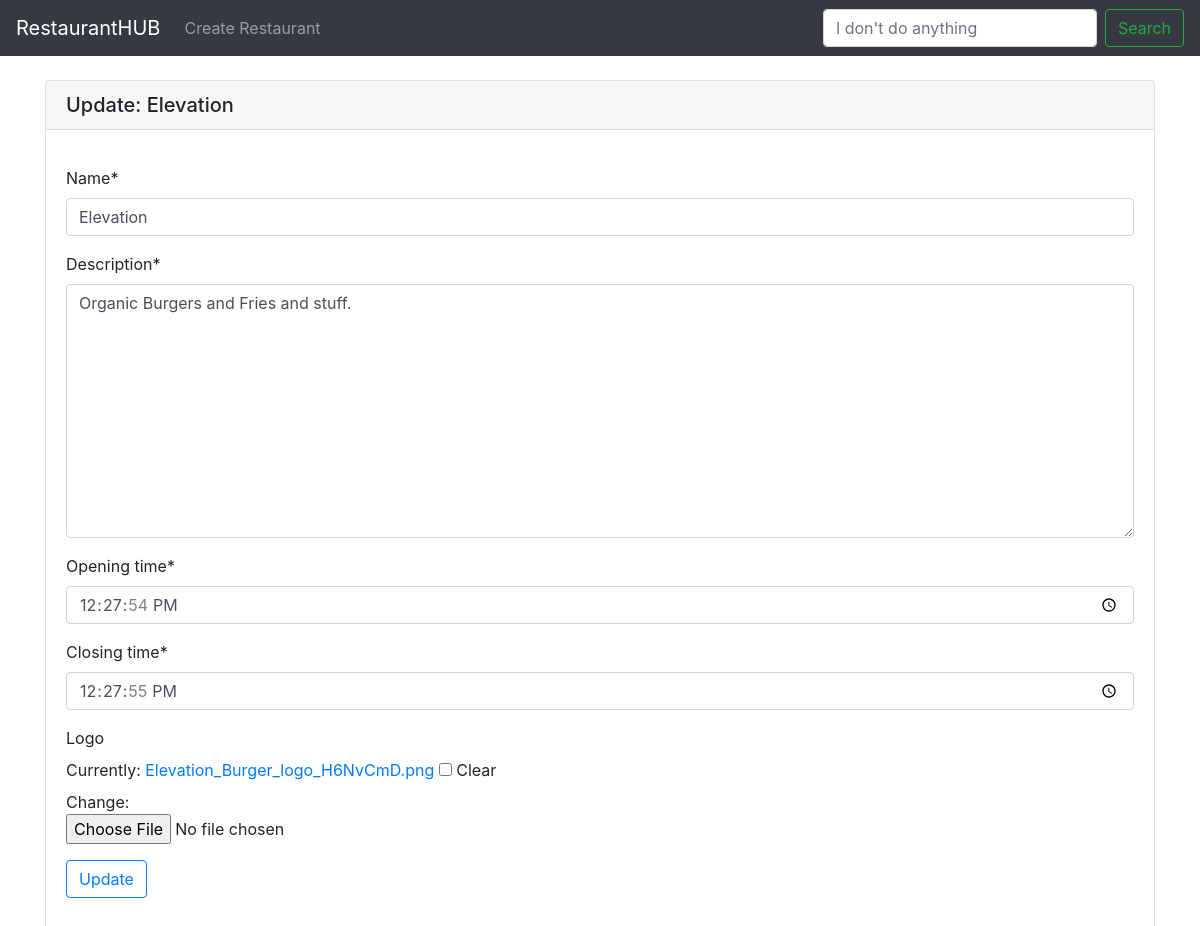
/restaurants/update/2/, run on the app's committed database.
### restaurants/models.py (models this page shows)
class Restaurant(models.Model):
    name = models.CharField(max_length=120)
    description = models.TextField()
    opening_time = models.TimeField()
    closing_time = models.TimeField()
    logo = models.ImageField(null=True, blank=True)

### restaurants/views.py (the view)
# urls.py: path('restaurants/update/<int:restaurant_id>/',views.restaurant_update ,name='restaurant-update'),
def restaurant_update(request, restaurant_id):
    restaurant_obj = Restaurant.objects.get(id=restaurant_id)
    form = RestaurantForm(instance=restaurant_obj)
    if request.method == "POST":
        form = RestaurantForm(request.POST, request.FILES, instance=restaurant_obj)
        if form.is_valid():
            form.save()
            return redirect('restaurant-list')
    context = {
        "restaurant_obj": restaurant_obj,
        "form":form,
    }
    return render(request, 'update.html', context)

### restaurants/forms.py
class RestaurantForm(forms.ModelForm):
    class Meta:
        model = Restaurant
        fields = '__all__'
        widgets = {
        	'opening_time': forms.TimeInput(attrs={'type':'time'}),
        	'closing_time': forms.TimeInput(attrs={'type':'time'}),
        }

### restaurants/templates/update.html (shortened to what this page needs)
{% extends "base.html" %}
{% load crispy_forms_tags %}
{% block content %}
<br>
<div class="card">
  <h5 class="card-header">Update: {{restaurant_obj.name}}</h5>
  <div class="card-body">
    <p class="card-text">
        <form action="{% url 'restaurant-update' restaurant_obj.id %}" method="POST" enctype="multipart/form-data">
            {{form|crispy}}
            <input type="submit" value="Update" class="btn btn-outline-primary">
        </form>
    </p>
  </div>
</div>
{% endblock content %}

### data on the page
Restaurant: name "Elevation", description "Organic Burgers and Fries and stuff.", opening_time "12:27:54", closing_time "12:27:55"
